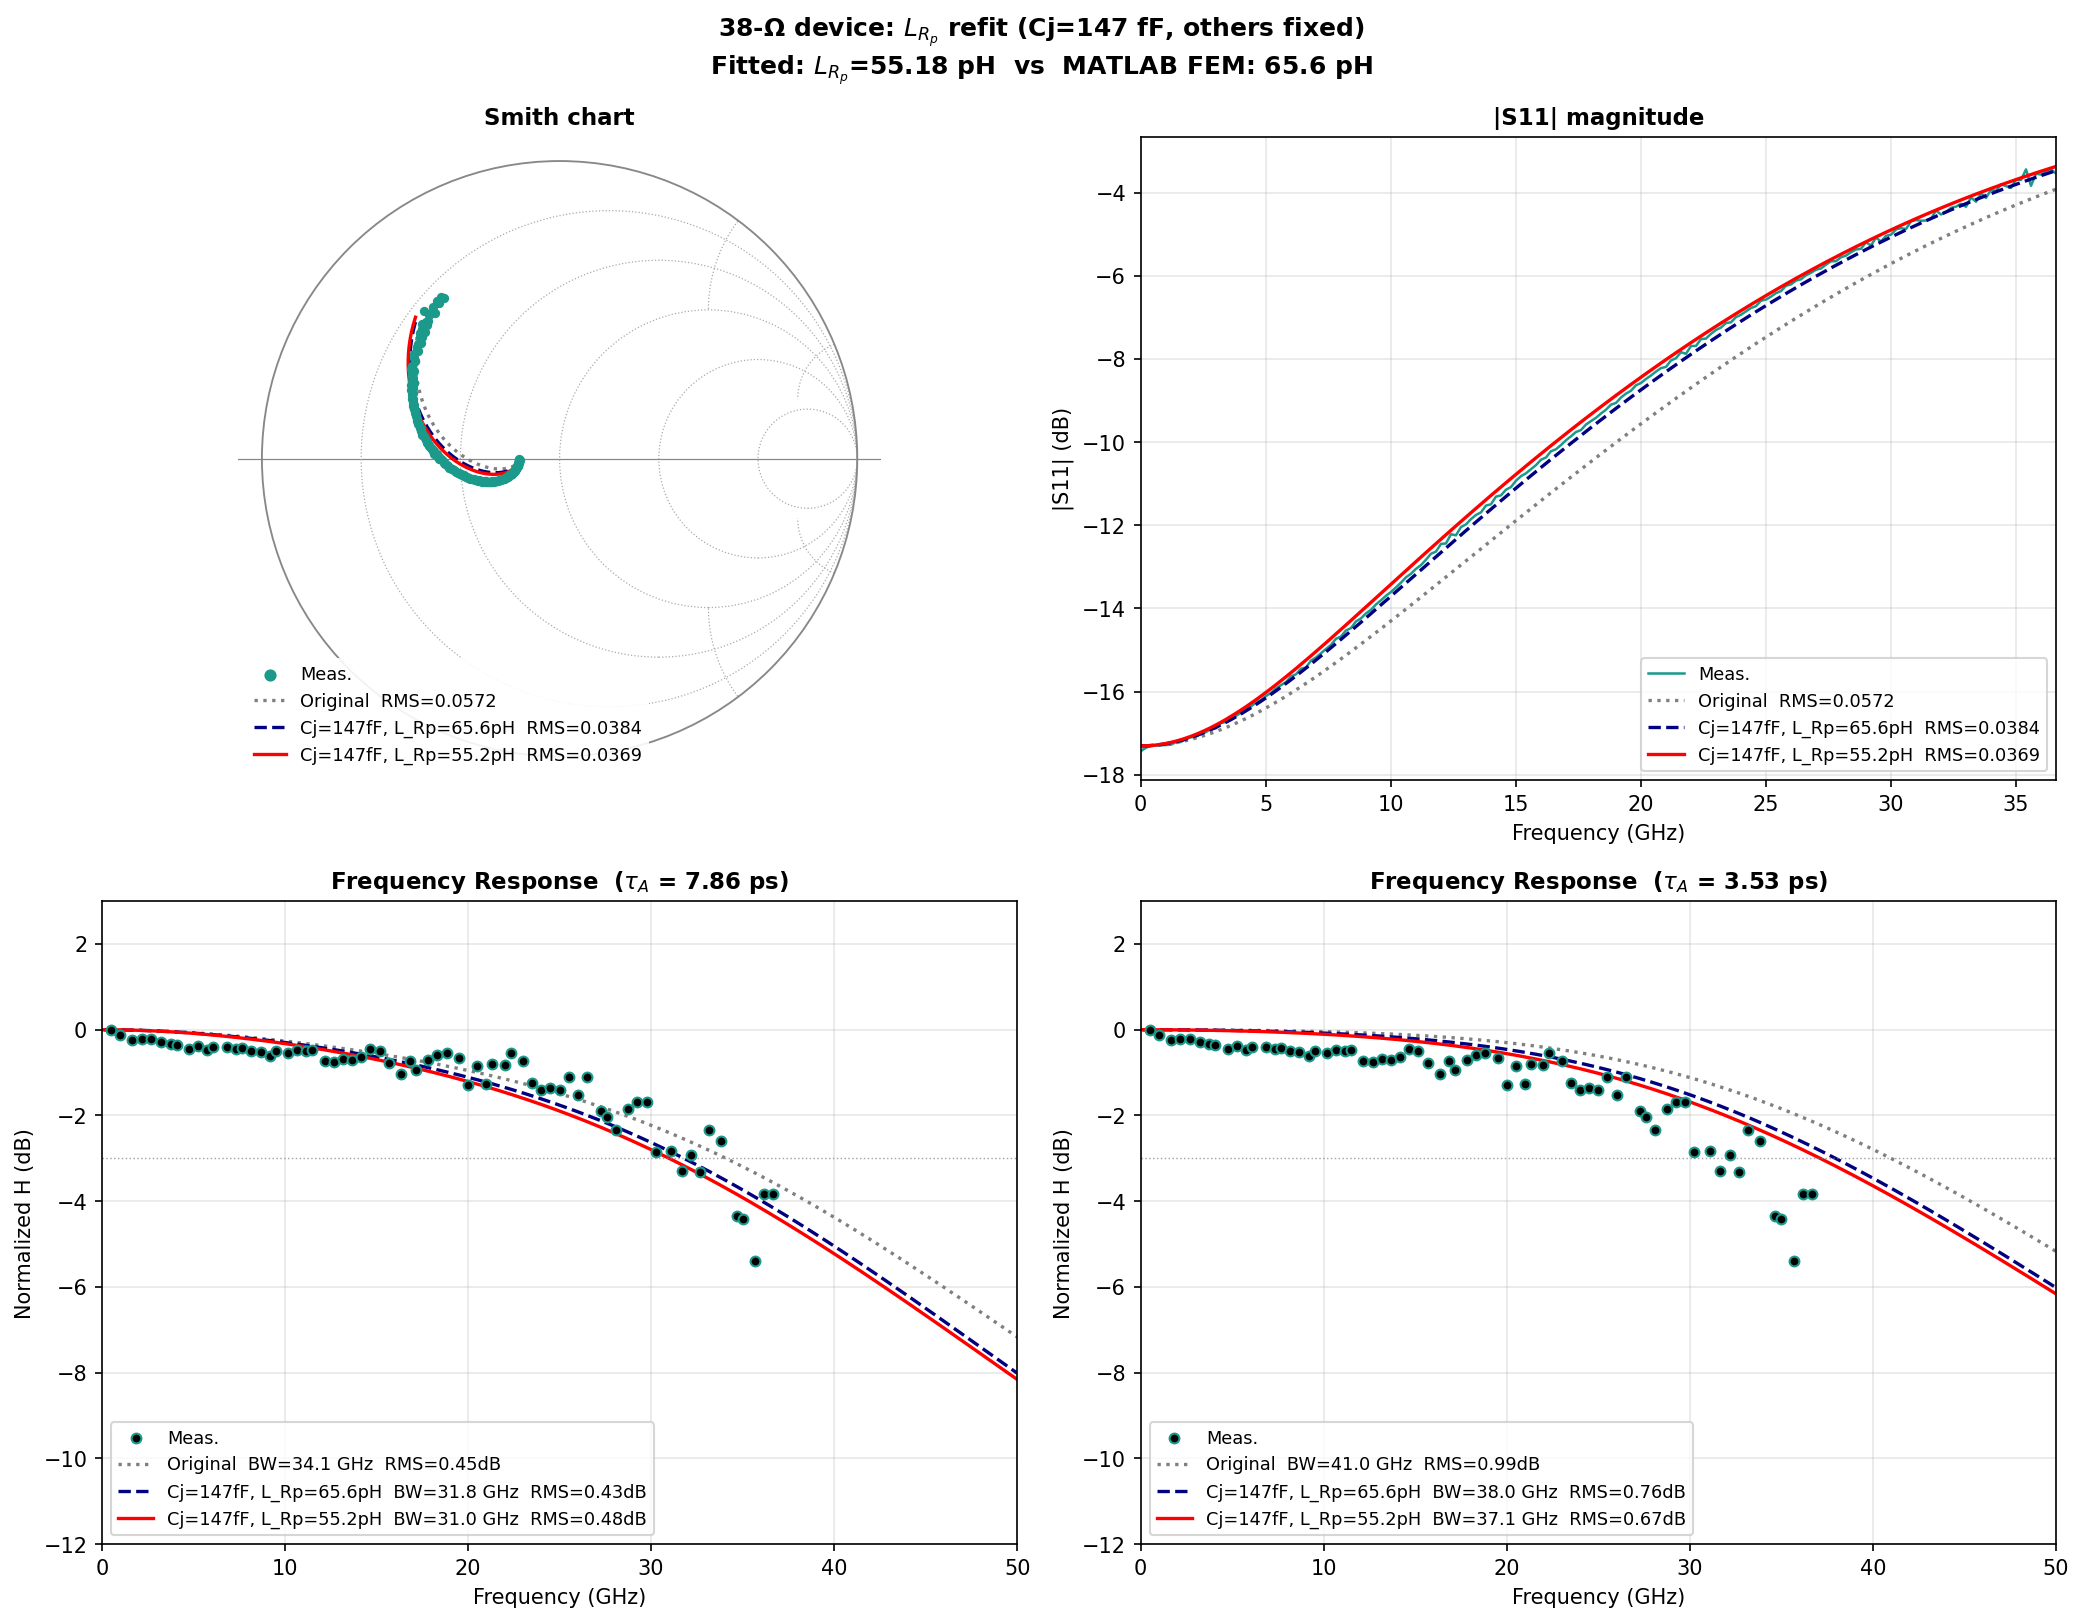

The Python source for this figure:
"""
Refit L_Rp for 38-Ohm device with Cj = 147 fF fixed
====================================================
Cj = 147 fF (all devices), Rs/L_CPW/L_CPW2 from original S11 fit.
For Rp=38Ω: vary L_Rp as free parameter, S11-only cost.
Compare against original (Cj=132.7, L_Rp=65.6 pH).
"""
import re, os, sys
import numpy as np
import matplotlib.pyplot as plt
from scipy.optimize import minimize_scalar

# ── Load arrays ──────────────────────────────────────────────────
_main = open(os.path.join(os.path.dirname(__file__),'main.py')).read()
_ns = {'np': np}
for var in ['ref_f_GHz','ref_loss_dB','_s1p_33','_freq_33']:
    m = re.search(rf'^{var}\s*=\s*np\.array\(\[.*?\n\]\)',_main,re.MULTILINE|re.DOTALL)
    exec(m.group(0),_ns)
ref_f_GHz, ref_loss_dB = _ns['ref_f_GHz'], _ns['ref_loss_dB']
S1P_38 = _ns['_s1p_33']; FREQ_38 = _ns['_freq_33']

# ── Transit-time ─────────────────────────────────────────────────
W_A_undep=480e-9; W_A_dep=160e-9; W_cliff=50e-9; W_C=740e-9
W_tot=W_A_undep+W_A_dep+W_cliff+W_C
v_os_InP=4.0e5; v_os_InGaAs=2.1e5; v_h_InGaAs=4.5e4
tau_Ad=W_A_dep/v_os_InGaAs; tau_cl=W_cliff/v_os_InP
tau_C=W_C/v_os_InP; tau_h=W_A_dep/v_h_InGaAs

def H_ph_factory(tau_A):
    def H_ph(w):
        sinc=lambda x: np.sinc(x/np.pi)
        HA=1/(1+1j*w*tau_A)
        HAd=sinc(w*tau_Ad/2)*np.exp(-1j*(w*tau_A+w*tau_Ad/2))
        Hcl=sinc(w*tau_cl/2)*np.exp(-1j*(w*tau_A+w*tau_Ad+w*tau_cl/2))
        Hco=sinc(w*tau_C/2) *np.exp(-1j*(w*tau_A+w*tau_Ad+w*tau_cl+w*tau_C/2))
        HAd_h=sinc(w*tau_h/2)*np.exp(-1j*(w*tau_A+w*tau_h/2))
        return (W_A_undep*HA+W_A_dep*HAd+W_A_dep*HAd_h
                +W_cliff*Hcl+W_C*Hco)/(W_tot+W_A_dep)
    return H_ph

# ── Circuit ──────────────────────────────────────────────────────
C_CPW=46.53e-15; R_L=50.0
def _Y_Rp(w,Rp,Lrp):
    if np.isinf(Rp): return 0.0
    return 1.0/(Rp+1j*w*Lrp)
def H_ckt(w,Rs,Cpd,Rp,Lcpw,Lrp=0.0,Lcpw2=0.0):
    Zs=Rs+1j*w*Lcpw2
    Y_A=1j*w*C_CPW+_Y_Rp(w,Rp,Lrp)+1/(1j*w*Lcpw+R_L)
    return (R_L/(1j*w*Lcpw+R_L))/(1j*w*Cpd+Y_A*(1+1j*w*Cpd*Zs))
def sim_S11(w,Rs,Cpd,Rp,Lcpw,Lrp=0.0,Lcpw2=0.0):
    Zs=Rs+1j*w*Lcpw2
    Z_dev=Zs+1/(1j*w*Cpd)
    Y_n=1j*w*C_CPW+_Y_Rp(w,Rp,Lrp)+1/Z_dev
    Z_in=1j*w*Lcpw+1/Y_n
    return (Z_in-50)/(Z_in+50)
def get_bw(f,Hd):
    idx=np.where(Hd<=-3)[0]
    return f[idx[0]]/1e9 if len(idx) else np.nan
def gfr(arr):
    f_ghz=arr[:,0]; cal=arr[:,1]+np.interp(f_ghz,ref_f_GHz,ref_loss_dB)
    return f_ghz*1e9, cal-cal[0]
def gs1p(arr,f_max):
    fr=arr[:,0]
    S11=10**(arr[:,1]/20)*np.exp(1j*np.deg2rad(arr[:,2]))
    m=fr<=f_max
    return fr[m], S11[m]

# ── Device-fixed params (38Ω) ────────────────────────────────────
Rp=38.0; Rs=8.92; Lcpw=135.9e-12; Lcpw2=43.0e-12
Cj_FIXED=147.0e-15
LRp_ORIG=65.6e-12          # MATLAB FEM

fm,pm=gfr(FREQ_38); f_max=fm.max()
fs11,S11m=gs1p(S1P_38,f_max)
ws=2*np.pi*fs11; wm=2*np.pi*fm

# ── 1-parameter fit: only L_Rp ──────────────────────────────────
def cost(Lrp):
    S=sim_S11(ws,Rs,Cj_FIXED,Rp,Lcpw,Lrp=Lrp,Lcpw2=Lcpw2)
    return np.mean(np.abs(S-S11m)**2)

res=minimize_scalar(cost, bounds=(0.0, 1000e-12), method='bounded',
                    options={'xatol':1e-18})
LRp_NEW=res.x

# ── Three cases ─────────────────────────────────────────────────
cases=[
    ('Original (Cj=132.7fF, L_Rp=65.6pH)', 132.7e-15, LRp_ORIG, 'gray', ':'),
    ('Cj=147fF, L_Rp=65.6pH (FEM)',         Cj_FIXED,  LRp_ORIG, 'navy', '--'),
    (f'Cj=147fF, L_Rp={LRp_NEW*1e12:.1f}pH (fitted)', Cj_FIXED, LRp_NEW, 'red',  '-'),
]

f_plot=np.linspace(0.1e9,50e9,5000); w_plot=2*np.pi*f_plot

print('='*100)
print(f'  38-Ohm device: refit L_Rp only (Cj={Cj_FIXED*1e15:.0f} fF, '
      f'Rs={Rs} Ω, L_CPW={Lcpw*1e12:.1f} pH, L_CPW2={Lcpw2*1e12:.1f} pH fixed)')
print('='*100)
print(f'{"Case":>50} | {"RMS_S11":>9} | {"BW(7.86)":>9} | {"BW(3.53)":>9} | '
      f'{"RMS_H(7.86)":>11} | {"RMS_H(3.53)":>11}')
print('-'*100)

case_data=[]
for lbl,Cj,Lrp,clr,ls in cases:
    Ss = sim_S11(ws, Rs, Cj, Rp, Lcpw, Lrp=Lrp, Lcpw2=Lcpw2)
    rms_s11 = np.sqrt(np.mean(np.abs(Ss-S11m)**2))
    Hckt_p = H_ckt(w_plot, Rs, Cj, Rp, Lcpw, Lrp=Lrp, Lcpw2=Lcpw2)
    Hckt_m = H_ckt(wm,     Rs, Cj, Rp, Lcpw, Lrp=Lrp, Lcpw2=Lcpw2)
    res_tau={}
    for tag,tA in [('7.86',7.862e-12),('3.53',3.530e-12)]:
        Hph=H_ph_factory(tA)
        Hd_p=20*np.log10(np.abs(Hph(w_plot)*Hckt_p)/np.abs(Hph(0)*Hckt_p[0]))
        Hd_m=20*np.log10(np.abs(Hph(wm)    *Hckt_m)/np.abs(Hph(wm[0])*Hckt_m[0]))
        bw=get_bw(f_plot,Hd_p)
        rms_H=np.sqrt(np.mean((Hd_m-pm)**2))
        res_tau[tag]=dict(Hd_p=Hd_p,bw=bw,rms_H=rms_H)
    case_data.append(dict(lbl=lbl,Cj=Cj,Lrp=Lrp,clr=clr,ls=ls,
                          Ss=Ss,rms_s11=rms_s11,res=res_tau))
    bw1=res_tau['7.86']['bw']; bw2=res_tau['3.53']['bw']
    s1=f'{bw1:.1f}' if not np.isnan(bw1) else '>50'
    s2=f'{bw2:.1f}' if not np.isnan(bw2) else '>50'
    print(f'{lbl:>50} | {rms_s11:>9.5f} | {s1:>9} | {s2:>9} | '
          f'{res_tau["7.86"]["rms_H"]:>11.3f} | {res_tau["3.53"]["rms_H"]:>11.3f}')

# ── Plot ────────────────────────────────────────────────────────
def draw_smith(ax,lw_grid=0.6):
    ax.set_xlim(-1.08,1.08); ax.set_ylim(-1.08,1.08)
    ax.set_aspect('equal'); ax.axis('off')
    ax.add_patch(plt.Circle((0,0),1,fill=False,color='#888',lw=lw_grid+0.3))
    ax.axhline(0,color='#888',lw=lw_grid,zorder=0)
    for r in [0.2,0.5,1,2,5]:
        cx,rad=r/(r+1),1/(r+1)
        ax.add_patch(plt.Circle((cx,0),rad,fill=False,color='#aaa',
                                lw=lw_grid,ls=':',zorder=0))
    theta=np.linspace(0,np.pi,400)
    for x in [0.2,0.5,1,2,5]:
        for sgn in [1,-1]:
            cx,cy,rad=1,sgn/x,1/x
            xx=cx+rad*np.cos(theta); yy=cy+rad*np.sin(theta)*sgn
            m=(xx**2+yy**2<=1.002)
            ax.plot(xx[m],yy[m],color='#aaa',lw=lw_grid,ls=':',zorder=0)

fig,axes=plt.subplots(2,2,figsize=(14,11))
fig.suptitle(
    rf'38-Ω device: $L_{{R_p}}$ refit (Cj=147 fF, others fixed)' '\n'
    rf'Fitted: $L_{{R_p}}$={LRp_NEW*1e12:.2f} pH  vs  MATLAB FEM: {LRp_ORIG*1e12:.1f} pH',
    fontsize=12, fontweight='bold')

# Smith chart
ax=axes[0,0]; draw_smith(ax)
ax.scatter(S11m.real,S11m.imag,s=12,color='#1B998B',zorder=6,label='Meas.')
for cd in case_data:
    ax.plot(cd['Ss'].real, cd['Ss'].imag, cd['ls'], color=cd['clr'], lw=1.6,
            label=f'{cd["lbl"].split(" (")[0]}  RMS={cd["rms_s11"]:.4f}')
ax.set_title('Smith chart',fontsize=11,fontweight='bold')
ax.legend(fontsize=8.5,loc='lower left',framealpha=0.9,edgecolor='none',
          handlelength=1.8,markerscale=1.4)

# |S11| dB
ax=axes[0,1]
ax.plot(fs11/1e9,20*np.log10(np.abs(S11m)),'-',color='#1B998B',lw=1.2,label='Meas.')
for cd in case_data:
    ax.plot(fs11/1e9, 20*np.log10(np.abs(cd['Ss'])),
            cd['ls'], color=cd['clr'], lw=1.6,
            label=f'{cd["lbl"].split(" (")[0]}  RMS={cd["rms_s11"]:.4f}')
ax.set_xlabel('Frequency (GHz)',fontsize=10)
ax.set_ylabel('|S11| (dB)',fontsize=10)
ax.set_title('|S11| magnitude',fontsize=11,fontweight='bold')
ax.set_xlim(0,fs11.max()/1e9)
ax.legend(fontsize=8.5,loc='lower right')
ax.grid(True,alpha=0.3)

# Frequency response (tau_A = 7.86)
for ai,tag in enumerate(['7.86','3.53']):
    ax=axes[1,ai]
    ax.scatter(fm/1e9,pm,color='k',marker='o',s=22,edgecolors='#1B998B',
               linewidths=1.0,zorder=5,label='Meas.')
    for cd in case_data:
        d=cd['res'][tag]
        bw_s=f'{d["bw"]:.1f}' if not np.isnan(d['bw']) else '>50'
        ax.plot(f_plot/1e9, d['Hd_p'], cd['ls'], color=cd['clr'], lw=1.6,
                label=f'{cd["lbl"].split(" (")[0]}  BW={bw_s} GHz  RMS={d["rms_H"]:.2f}dB')
    ax.axhline(-3,color='gray',ls=':',lw=0.7,alpha=0.7)
    ax.set_xlabel('Frequency (GHz)',fontsize=10)
    ax.set_ylabel('Normalized H (dB)',fontsize=10)
    ax.set_title(rf'Frequency Response  ($\tau_A$ = {tag} ps)',
                 fontsize=11,fontweight='bold')
    ax.set_xlim(0,50); ax.set_ylim(-12,3)
    ax.legend(fontsize=8.5,loc='lower left')
    ax.grid(True,alpha=0.3)

fig.tight_layout()
out='fit_LRp_38ohm.png'
fig.savefig(out,dpi=150,bbox_inches='tight')
print(f'\nSaved: {out}')
